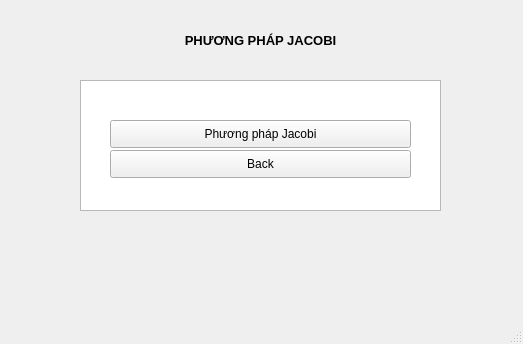
<?xml version="1.0" encoding="UTF-8"?>
<ui version="4.0">
 <class>homejacobi</class>
 <widget class="QMainWindow" name="homejacobi">
  <property name="geometry">
   <rect>
    <x>0</x>
    <y>0</y>
    <width>523</width>
    <height>344</height>
   </rect>
  </property>
  <property name="windowTitle">
   <string>MainWindow</string>
  </property>
  <widget class="QWidget" name="menujacobi">
   <widget class="QTextBrowser" name="textBrowser">
    <property name="geometry">
     <rect>
      <x>80</x>
      <y>80</y>
      <width>361</width>
      <height>131</height>
     </rect>
    </property>
   </widget>
   <widget class="QLabel" name="label">
    <property name="geometry">
     <rect>
      <x>0</x>
      <y>30</y>
      <width>521</width>
      <height>20</height>
     </rect>
    </property>
    <property name="font">
     <font>
      <family>Arial</family>
      <pointsize>10</pointsize>
      <weight>75</weight>
      <bold>true</bold>
     </font>
    </property>
    <property name="lineWidth">
     <number>1</number>
    </property>
    <property name="text">
     <string>PHƯƠNG PHÁP JACOBI</string>
    </property>
    <property name="alignment">
     <set>Qt::AlignCenter</set>
    </property>
   </widget>
   <widget class="QPushButton" name="ppjacobi">
    <property name="geometry">
     <rect>
      <x>110</x>
      <y>120</y>
      <width>301</width>
      <height>28</height>
     </rect>
    </property>
    <property name="layoutDirection">
     <enum>Qt::LeftToRight</enum>
    </property>
    <property name="text">
     <string>Phương pháp Jacobi</string>
    </property>
   </widget>
   <widget class="QPushButton" name="back">
    <property name="geometry">
     <rect>
      <x>110</x>
      <y>150</y>
      <width>301</width>
      <height>28</height>
     </rect>
    </property>
    <property name="text">
     <string>Back</string>
    </property>
   </widget>
  </widget>
  <widget class="QMenuBar" name="menubar">
   <property name="geometry">
    <rect>
     <x>0</x>
     <y>0</y>
     <width>523</width>
     <height>26</height>
    </rect>
   </property>
  </widget>
  <widget class="QStatusBar" name="statusbar"/>
 </widget>
 <resources/>
 <connections/>
</ui>
